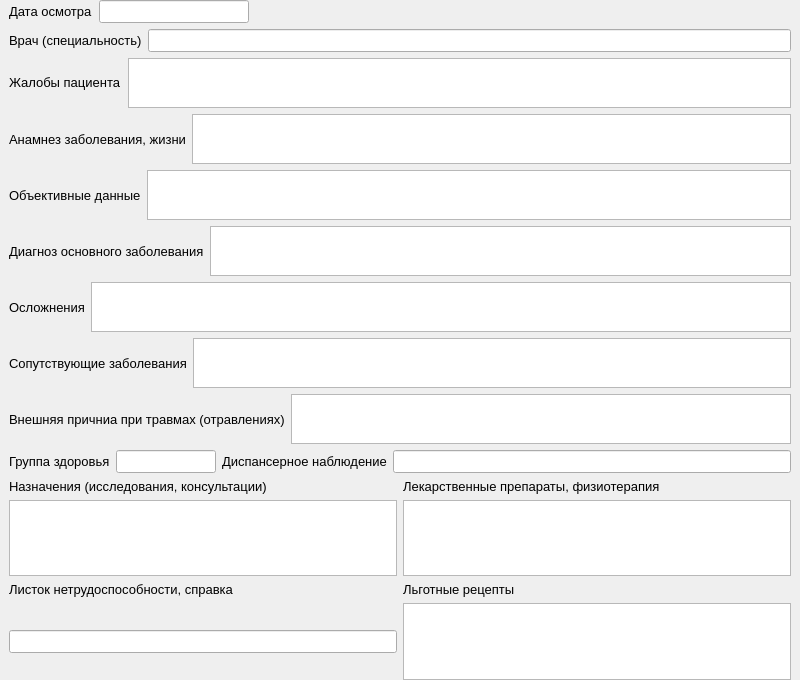
<?xml version="1.0" encoding="UTF-8"?>
<ui version="4.0">
 <class>FormVisitDoctor</class>
 <widget class="QWidget" name="FormVisitDoctor">
  <property name="geometry">
   <rect>
    <x>0</x>
    <y>0</y>
    <width>800</width>
    <height>680</height>
   </rect>
  </property>
  <property name="minimumSize">
   <size>
    <width>800</width>
    <height>680</height>
   </size>
  </property>
  <property name="font">
   <font>
    <pointsize>10</pointsize>
   </font>
  </property>
  <property name="windowTitle">
   <string>Посещение врача</string>
  </property>
  <layout class="QVBoxLayout" name="verticalLayout">
   <property name="leftMargin">
    <number>0</number>
   </property>
   <property name="topMargin">
    <number>0</number>
   </property>
   <property name="rightMargin">
    <number>0</number>
   </property>
   <property name="bottomMargin">
    <number>0</number>
   </property>
   <item>
    <widget class="QWidget" name="widget" native="true">
     <layout class="QHBoxLayout" name="horizontalLayout">
      <property name="topMargin">
       <number>0</number>
      </property>
      <property name="bottomMargin">
       <number>0</number>
      </property>
      <item>
       <widget class="QLabel" name="label">
        <property name="text">
         <string>Дата осмотра</string>
        </property>
       </widget>
      </item>
      <item>
       <widget class="QLineEdit" name="date_visit">
        <property name="maximumSize">
         <size>
          <width>150</width>
          <height>16777215</height>
         </size>
        </property>
        <property name="readOnly">
         <bool>true</bool>
        </property>
       </widget>
      </item>
      <item>
       <spacer name="horizontalSpacer">
        <property name="orientation">
         <enum>Qt::Horizontal</enum>
        </property>
        <property name="sizeHint" stdset="0">
         <size>
          <width>40</width>
          <height>20</height>
         </size>
        </property>
       </spacer>
      </item>
     </layout>
    </widget>
   </item>
   <item>
    <widget class="QWidget" name="widget_02" native="true">
     <layout class="QHBoxLayout" name="horizontalLayout_2">
      <property name="topMargin">
       <number>0</number>
      </property>
      <property name="bottomMargin">
       <number>0</number>
      </property>
      <item>
       <widget class="QLabel" name="label_2">
        <property name="text">
         <string>Врач (специальность)</string>
        </property>
       </widget>
      </item>
      <item>
       <widget class="QLineEdit" name="doctor">
        <property name="readOnly">
         <bool>true</bool>
        </property>
       </widget>
      </item>
     </layout>
    </widget>
   </item>
   <item>
    <widget class="QWidget" name="widget_03" native="true">
     <property name="maximumSize">
      <size>
       <width>16777215</width>
       <height>50</height>
      </size>
     </property>
     <layout class="QHBoxLayout" name="horizontalLayout_3">
      <property name="topMargin">
       <number>0</number>
      </property>
      <property name="bottomMargin">
       <number>0</number>
      </property>
      <item>
       <widget class="QLabel" name="label_3">
        <property name="text">
         <string>&lt;html&gt;&lt;head/&gt;&lt;body&gt;&lt;p&gt;Жалобы пациента&lt;/p&gt;&lt;/body&gt;&lt;/html&gt;</string>
        </property>
       </widget>
      </item>
      <item>
       <widget class="QTextEdit" name="complaints">
        <property name="maximumSize">
         <size>
          <width>16777215</width>
          <height>16777215</height>
         </size>
        </property>
        <property name="readOnly">
         <bool>true</bool>
        </property>
       </widget>
      </item>
     </layout>
    </widget>
   </item>
   <item>
    <widget class="QWidget" name="widget_04" native="true">
     <property name="maximumSize">
      <size>
       <width>16777215</width>
       <height>50</height>
      </size>
     </property>
     <layout class="QHBoxLayout" name="horizontalLayout_4">
      <property name="topMargin">
       <number>0</number>
      </property>
      <property name="bottomMargin">
       <number>0</number>
      </property>
      <item>
       <widget class="QLabel" name="label_4">
        <property name="text">
         <string>Анамнез заболевания, жизни</string>
        </property>
       </widget>
      </item>
      <item>
       <widget class="QTextEdit" name="anamnesis">
        <property name="readOnly">
         <bool>true</bool>
        </property>
       </widget>
      </item>
     </layout>
    </widget>
   </item>
   <item>
    <widget class="QWidget" name="widget_05" native="true">
     <property name="maximumSize">
      <size>
       <width>16777215</width>
       <height>50</height>
      </size>
     </property>
     <layout class="QHBoxLayout" name="horizontalLayout_5">
      <property name="topMargin">
       <number>0</number>
      </property>
      <property name="bottomMargin">
       <number>0</number>
      </property>
      <item>
       <widget class="QLabel" name="label_5">
        <property name="text">
         <string>Объективные данные</string>
        </property>
       </widget>
      </item>
      <item>
       <widget class="QTextEdit" name="objective_data">
        <property name="readOnly">
         <bool>true</bool>
        </property>
       </widget>
      </item>
     </layout>
    </widget>
   </item>
   <item>
    <widget class="QWidget" name="widget_06" native="true">
     <property name="maximumSize">
      <size>
       <width>16777215</width>
       <height>50</height>
      </size>
     </property>
     <layout class="QHBoxLayout" name="horizontalLayout_6">
      <property name="topMargin">
       <number>0</number>
      </property>
      <property name="bottomMargin">
       <number>0</number>
      </property>
      <item>
       <widget class="QLabel" name="label_6">
        <property name="text">
         <string>Диагноз основного заболевания</string>
        </property>
       </widget>
      </item>
      <item>
       <widget class="QTextEdit" name="diagnosis">
        <property name="readOnly">
         <bool>true</bool>
        </property>
       </widget>
      </item>
     </layout>
    </widget>
   </item>
   <item>
    <widget class="QWidget" name="widget_07" native="true">
     <property name="maximumSize">
      <size>
       <width>16777215</width>
       <height>50</height>
      </size>
     </property>
     <layout class="QHBoxLayout" name="horizontalLayout_7">
      <property name="topMargin">
       <number>0</number>
      </property>
      <property name="bottomMargin">
       <number>0</number>
      </property>
      <item>
       <widget class="QLabel" name="label_7">
        <property name="text">
         <string>Осложнения</string>
        </property>
       </widget>
      </item>
      <item>
       <widget class="QTextEdit" name="complications">
        <property name="readOnly">
         <bool>true</bool>
        </property>
       </widget>
      </item>
     </layout>
    </widget>
   </item>
   <item>
    <widget class="QWidget" name="widget_08" native="true">
     <property name="maximumSize">
      <size>
       <width>16777215</width>
       <height>50</height>
      </size>
     </property>
     <layout class="QHBoxLayout" name="horizontalLayout_8">
      <property name="topMargin">
       <number>0</number>
      </property>
      <property name="bottomMargin">
       <number>0</number>
      </property>
      <item>
       <widget class="QLabel" name="label_8">
        <property name="text">
         <string>Сопутствующие заболевания</string>
        </property>
       </widget>
      </item>
      <item>
       <widget class="QTextEdit" name="accompanying_illnesses">
        <property name="readOnly">
         <bool>true</bool>
        </property>
       </widget>
      </item>
     </layout>
    </widget>
   </item>
   <item>
    <widget class="QWidget" name="widget_09" native="true">
     <property name="maximumSize">
      <size>
       <width>16777215</width>
       <height>50</height>
      </size>
     </property>
     <layout class="QHBoxLayout" name="horizontalLayout_9">
      <property name="topMargin">
       <number>0</number>
      </property>
      <property name="bottomMargin">
       <number>0</number>
      </property>
      <item>
       <widget class="QLabel" name="label_9">
        <property name="text">
         <string>Внешняя причниа при травмах (отравлениях)</string>
        </property>
       </widget>
      </item>
      <item>
       <widget class="QTextEdit" name="external_reason">
        <property name="readOnly">
         <bool>true</bool>
        </property>
       </widget>
      </item>
     </layout>
    </widget>
   </item>
   <item>
    <widget class="QWidget" name="widget_10" native="true">
     <layout class="QHBoxLayout" name="horizontalLayout_10">
      <property name="topMargin">
       <number>0</number>
      </property>
      <property name="bottomMargin">
       <number>0</number>
      </property>
      <item>
       <widget class="QLabel" name="label_10">
        <property name="text">
         <string>Группа здоровья</string>
        </property>
       </widget>
      </item>
      <item>
       <widget class="QLineEdit" name="health_group">
        <property name="maximumSize">
         <size>
          <width>100</width>
          <height>16777215</height>
         </size>
        </property>
        <property name="readOnly">
         <bool>true</bool>
        </property>
       </widget>
      </item>
      <item>
       <widget class="QLabel" name="label_11">
        <property name="text">
         <string>Диспансерное наблюдение</string>
        </property>
       </widget>
      </item>
      <item>
       <widget class="QLineEdit" name="dispensary_observation">
        <property name="readOnly">
         <bool>true</bool>
        </property>
       </widget>
      </item>
     </layout>
    </widget>
   </item>
   <item>
    <widget class="QWidget" name="widget_11" native="true">
     <layout class="QGridLayout" name="gridLayout">
      <property name="topMargin">
       <number>0</number>
      </property>
      <property name="bottomMargin">
       <number>0</number>
      </property>
      <item row="0" column="1">
       <widget class="QLabel" name="label_13">
        <property name="text">
         <string>Лекарственные препараты, физиотерапия</string>
        </property>
       </widget>
      </item>
      <item row="0" column="0">
       <widget class="QLabel" name="label_12">
        <property name="text">
         <string>Назначения (исследования, консультации)</string>
        </property>
       </widget>
      </item>
      <item row="1" column="0">
       <widget class="QListWidget" name="destination"/>
      </item>
      <item row="1" column="1">
       <widget class="QListWidget" name="medication"/>
      </item>
     </layout>
    </widget>
   </item>
   <item>
    <widget class="QWidget" name="widget_12" native="true">
     <layout class="QGridLayout" name="gridLayout_2">
      <property name="topMargin">
       <number>0</number>
      </property>
      <property name="bottomMargin">
       <number>0</number>
      </property>
      <item row="0" column="1">
       <widget class="QLabel" name="label_15">
        <property name="text">
         <string>Льготные рецепты</string>
        </property>
       </widget>
      </item>
      <item row="0" column="0">
       <widget class="QLabel" name="label_14">
        <property name="text">
         <string>&lt;html&gt;&lt;head/&gt;&lt;body&gt;&lt;p&gt;Листок нетрудоспособности, справка&lt;/p&gt;&lt;/body&gt;&lt;/html&gt;</string>
        </property>
       </widget>
      </item>
      <item row="1" column="0">
       <widget class="QLineEdit" name="reference">
        <property name="readOnly">
         <bool>true</bool>
        </property>
       </widget>
      </item>
      <item row="1" column="1">
       <widget class="QListWidget" name="preferential_recipes"/>
      </item>
     </layout>
    </widget>
   </item>
  </layout>
 </widget>
 <resources/>
 <connections/>
</ui>
